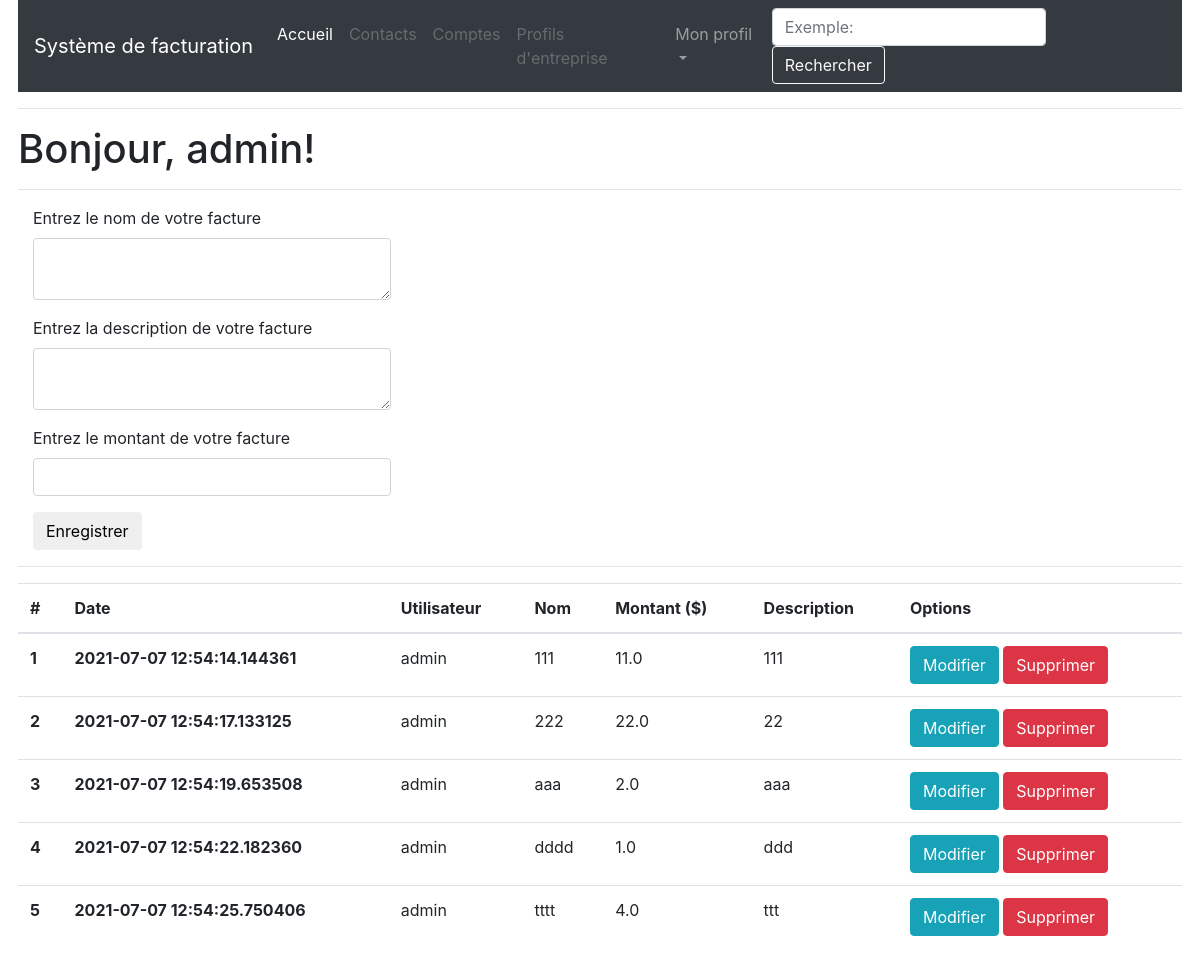
The page /index (signed in) on the database its author committed.
### app/models.py (models this page shows, shortened)
class User(UserMixin, db.Model):
    id = db.Column(db.Integer, primary_key=True)
    username = db.Column(db.String(64), index=True, unique=True)
    email = db.Column(db.String(120), index=True, unique=True)
    password_hash = db.Column(db.String(128))
    factures = db.relationship('Facture', backref='author', lazy='dynamic')
    about_me = db.Column(db.String(140))
    last_seen = db.Column(db.DateTime, default=datetime.utcnow)

class Facture(db.Model):
    id = db.Column(db.Integer, primary_key=True)
    name = db.Column(db.String(50))
    body = db.Column(db.String(140))
    timestamp = db.Column(db.DateTime, index=True, default=datetime.utcnow)
    amount = db.Column(db.Float)
    user_id = db.Column(db.Integer, db.ForeignKey('user.id'))

### app/routes.py (the view)
@app.route('/index', methods=['GET', 'POST'])
@login_required
def index():
    form = FactureForm()
    if form.validate_on_submit():
        facture = Facture(name=form.name.data, body=form.body.data, author=current_user, amount=form.amount.data)
        db.session.add(facture)
        db.session.commit()
        flash(_('Votre facture a été ajoutée.'))
        return redirect(url_for('index'))
    page = request.args.get('page', 1, type=int)
    factures = Facture.query.filter_by(user_id=current_user.id).paginate(page, app.config['FACTURES_PAR_PAGE'], False)
    next_url = url_for('index', page=factures.next_num) if factures.has_next else None
    prev_url = url_for('index', page=factures.prev_num) if factures.has_prev else None
    return render_template("index.html", title=_('Accueil'), form=form, factures=factures.items, next_url=next_url, prev_url=prev_url)

### app/forms.py
class FactureForm(FlaskForm):
    name = TextAreaField(_l('Entrez le nom de votre facture'), validators=[DataRequired(message=_l("Veuillez entrer un nom")), Length(min=1, max=50, message=_l('Veuillez écrire entre 1 et 50 caractères'))])
    body = TextAreaField(_l('Entrez la description de votre facture'), validators=[DataRequired(message=_l("Veuillez entrer une description")), Length(min=1, max=140, message=_l(_l('Veuillez écrire entre 1 et 50 caractères')))])
    amount = DecimalField(_l('Entrez le montant de votre facture'), validators=[DataRequired(message=_l("Veuillez entrer un montant numérique"))], places=2)
    submit = SubmitField(_l('Enregistrer'))

### app/models.py (called while the page is built)
@login.user_loader
def load_user(id):
    return User.query.get(int(id))

### app/routes.py (called while the page is built)
@app.before_request
def before_request():
    if current_user.is_authenticated:
        current_user.last_seen = datetime.utcnow()
        db.session.commit()

### app/templates/index.html (shortened to what this page needs)
{% extends "base.html" %}
{% import 'bootstrap/wtf.html' as wtf %}
{% block app_content %}
    <h1>{{ _('Bonjour') }}, {{ current_user.username }}!</h1>
    <hr>
    {% if form %}
        <div class="form-group">
            <div class="col-md-4">
                {{ wtf.quick_form(form) }}
            </div>
        </div>
        <hr>
    {% endif %}
    <table class="table table-hover">
        <thead>
          <tr>
            <th scope="col">{{ _('#') }}</th>
            <th scope="col">{{ _('Date') }}</th>
            <th scope="col">{{ _('Utilisateur') }}</th>
            <th scope="col">{{ _('Nom') }}</th>
            <th scope="col">{{ _('Montant') }} ($)</th>
            <th scope="col">{{ _('Description') }}</th>
            <th scope="col">{{ _('Options') }}</th>
          </tr>
        </thead>
        <tbody>
    {% for facture in factures %}
        <tr>
            <th scope="row">{{ facture.id }}</th>
            <th>{{ facture.timestamp }}</th>
            <td>{{ facture.author.username }}</td>
            <td>{{ facture.name }}</td>
            <td>{{ facture.amount }}</td>
            <td>{{ facture.body }}</td>
            <td>
                <a class="btn btn-info" href="{{ url_for('update', facture_id=facture.id) }}">{{ _('Modifier') }}</a>
                <a class="btn btn-danger" href="{{ url_for('delete', facture_id=facture.id) }}">{{ _('Supprimer') }}</a>
            </td>
        </tr>
    {% endfor %}
        </tbody>
    </table>
    <br><br>
{% endblock %}

### rows shown on the page
User: username "admin"
Facture: id "1", timestamp "2021-07-07 12:54:14.144361", author.username "admin", name "111", amount "11.0", body "111"
Facture: id "2", timestamp "2021-07-07 12:54:17.133125", author.username "admin", name "222", amount "22.0", body "22"
Facture: id "3", timestamp "2021-07-07 12:54:19.653508", author.username "admin", name "aaa", amount "2.0", body "aaa"
Facture: id "4", timestamp "2021-07-07 12:54:22.182360", author.username "admin", name "dddd", amount "1.0", body "ddd"
Facture: id "5", timestamp "2021-07-07 12:54:25.750406", author.username "admin", name "tttt", amount "4.0", body "ttt"
